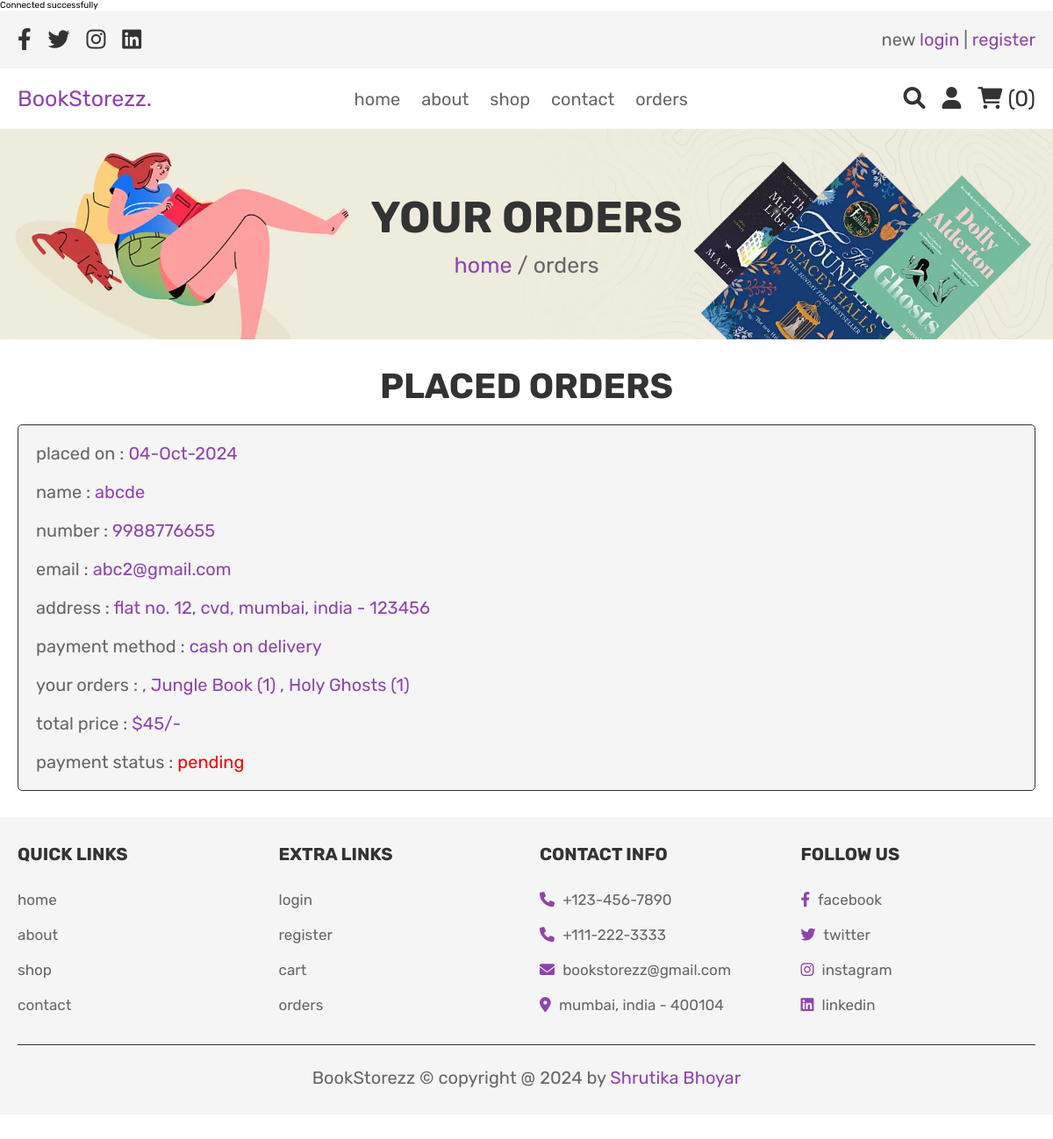
Screenshot of /orders.php (signed in) with the database file from the repository.
### tables this page shows
CREATE TABLE `orders` (
  `id` int(100) NOT NULL,
  `user_id` int(100) NOT NULL,
  `name` varchar(100) NOT NULL,
  `number` varchar(12) NOT NULL,
  `email` varchar(100) NOT NULL,
  `method` varchar(50) NOT NULL,
  `address` varchar(500) NOT NULL,
  `total_products` varchar(1000) NOT NULL,
  `total_price` int(100) NOT NULL,
  `placed_on` varchar(50) NOT NULL,
  `payment_status` varchar(20) NOT NULL DEFAULT 'pending'
);

### orders.php (the view, shortened to what this page needs)
<?php
include 'config.php';
$user_id = $_SESSION['user_id'];
?>
<!DOCTYPE html>
<html lang="en">
<head>
   <link rel="stylesheet" href="https://cdnjs.cloudflare.com/ajax/libs/font-awesome/6.0.0/css/all.min.css">
   <link rel="stylesheet" href="css/style.css">
</head>
<body>
<?php include 'header.php'; ?>
<div class="heading">
   <h3>your orders</h3>
   <p> <a href="home.php">home</a> / orders </p>
</div>
<section class="placed-orders">
   <h1 class="title">placed orders</h1>
   <div class="box-container">
      <?php
         $order_query = mysqli_query($conn, "SELECT * FROM `orders` WHERE user_id = '$user_id'") or die('query failed');
         if(mysqli_num_rows($order_query) > 0){
            while($fetch_orders = mysqli_fetch_assoc($order_query)){
      ?>
      <div class="box">
         <p> placed on : <span><?php echo $fetch_orders['placed_on']; ?></span> </p>
         <p> name : <span><?php echo $fetch_orders['name']; ?></span> </p>
         <p> number : <span><?php echo $fetch_orders['number']; ?></span> </p>
         <p> email : <span><?php echo $fetch_orders['email']; ?></span> </p>
         <p> address : <span><?php echo $fetch_orders['address']; ?></span> </p>
         <p> payment method : <span><?php echo $fetch_orders['method']; ?></span> </p>
         <p> your orders : <span><?php echo $fetch_orders['total_products']; ?></span> </p>
         <p> total price : <span>$<?php echo $fetch_orders['total_price']; ?>/-</span> </p>
         <p> payment status : <span style="color:<?php if($fetch_orders['payment_status'] == 'pending'){ echo 'red'; }else{ echo 'green'; } ?>;"><?php echo $fetch_orders['payment_status']; ?></span> </p>
         </div>
      <?php
       }
      }else{
         echo '<p class="empty">no orders placed yet!</p>';
      }
      ?>
   </div>
</section>
<?php include 'footer.php'; ?>
</body>
</html>

### css/style.css (style rules this page uses)
:root { --purple:#8e44ad; --red:#c0392b; --orange:#f39c12; --black:#333; --white:#fff; --light-color:#666; --light-white:#ccc; --light-bg:#f5f5f5; --border:.1rem solid var(--black); --box-shadow:0 .5rem 1rem rgba(0,0,0,.1); }
* { font-family: 'Rubik', sans-serif; margin:0; padding:0; box-sizing: border-box; outline: none; border:none; text-decoration: none; transition:all .2s linear; }
html { font-size: 62.5%; overflow-x: hidden; }
section { padding:3rem 2rem; }
.title { text-align: center; margin-bottom: 2rem; text-transform: uppercase; color:var(--black); font-size: 4rem; }
.heading { min-height: 30vh; display: flex; flex-flow: column; align-items: center; justify-content: center; gap:1rem; background: url(../images/heading-bg.webp) no-repeat; background-size: cover; background-position: center; text-align: center; }
.heading h3 { font-size: 5rem; color:var(--black); text-transform: uppercase; }
.heading p { font-size: 2.5rem; color:var(--light-color); }
.heading p a { color:var(--purple); }
.placed-orders .box-container { max-width: 1200px; margin:0 auto; display:flex; flex-wrap: wrap; align-items: center; gap:1.5rem; }
.placed-orders .box-container .box { flex:1 1 40rem; border-radius: .5rem; padding:2rem; border:var(--border); background-color: var(--light-bg); padding:1rem 2rem; }
.placed-orders .box-container .box p { padding:1rem 0; font-size: 2rem; color:var(--light-color); }
.placed-orders .box-container .box p span { color:var(--purple); }

### rows the page displays
orders: placed_on "04-Oct-2024", name "abcde", number "9988776655", email "abc2@gmail.com", address "flat no. 12, cvd, mumbai, india - 123456", method "cash on delivery", total_products ", Jungle Book (1) , Holy Ghosts (1)", total_price "45", payment_status "pending"

### other values shown
$cart_rows_number "0"
